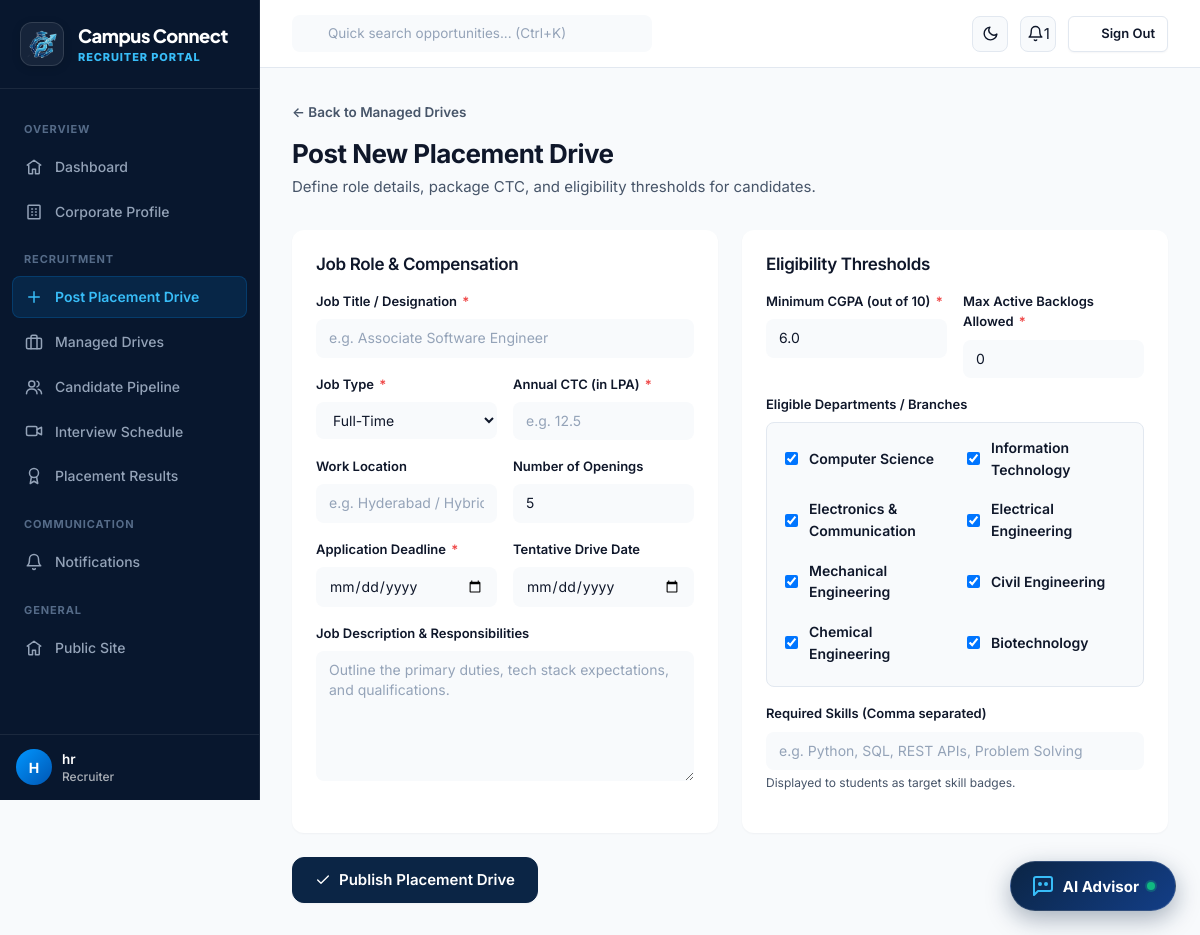
Page /recruiter/drives/create (signed in) on the committed database.
### tables this page shows
CREATE TABLE users (
    id INTEGER PRIMARY KEY AUTOINCREMENT,
    email VARCHAR(255) NOT NULL UNIQUE,
    password_hash VARCHAR(255) NOT NULL,
    role VARCHAR(20) NOT NULL CHECK(role IN ('student','admin','recruiter')),
    is_active INTEGER NOT NULL DEFAULT 1,
    created_at TIMESTAMP NOT NULL DEFAULT CURRENT_TIMESTAMP
);

### routes/recruiter_routes.py (the view, shortened to what this page needs)
@bp.route("/drives/create", methods=["GET", "POST"])
def create_drive():
    company = _require_approved()
    if not company["approved"]:
        return render_template("recruiter/pending_approval.html", company=company)
    return render_template("recruiter/create_drive.html", departments=DEPARTMENTS, job_types=JOB_TYPES, form={})

### auth.py (called while the page is built)
def load_logged_in_user():
    user_id = session.get("user_id")
    if user_id is None:
        g.user = None
    else:
        g.user = query("SELECT * FROM users WHERE id = ?", (user_id,), one=True)

def role_required(*roles):
    def decorator(view):
        @functools.wraps(view)
        def wrapped(*args, **kwargs):
            if g.user is None:
                flash("Please log in to continue.", "warning")
                return redirect(url_for("auth.login", next=request.path))
            if g.user["role"] not in roles:
                abort(403)
            return view(*args, **kwargs)
        return wrapped
    return decorator

def current_company():
    if g.user is None or g.user["role"] != "recruiter":
        return None
    return query("SELECT * FROM companies WHERE user_id = ?", (g.user["id"],), one=True)

def unread_notification_count(user_id):
    row = query(
        "SELECT COUNT(*) as c FROM notifications WHERE user_id = ? AND is_read = 0",
        (user_id,), one=True
    )
    return row["c"] if row else 0

### db.py (called while the page is built)
def get_db():
    if "db" not in g:
        g.db = sqlite3.connect(current_app.config["DATABASE_PATH"])
        g.db.row_factory = sqlite3.Row
        g.db.execute("PRAGMA foreign_keys = ON")
    return g.db

def query(sql, args=(), one=False):
    cur = get_db().execute(sql, args)
    rows = cur.fetchall()
    cur.close()
    return (rows[0] if rows else None) if one else rows

### routes/recruiter_routes.py (called while the page is built)
@bp.before_request
@role_required("recruiter")
def guard():
    pass

def _require_approved():
    company = current_company()
    if not company:
        abort(404)
    return company

### templates/recruiter/create_drive.html (shortened to what this page needs)
{% extends "base_dashboard.html" %}
{% from "_icons.html" import icon %}
{% block sidebar_nav %}{% include "recruiter/_sidebar.html" %}{% endblock %}
{% block content %}
<a href="{{ url_for('recruiter.my_drives') }}" class="text-sm font-semibold text-muted" style="display:inline-flex;align-items:center;gap:6px;margin-bottom:var(--space-4);">
  &larr; Back to Managed Drives
</a>
<div class="mb-8">
  <h1 class="h2" style="margin:0 0 var(--space-1);">{{ 'Edit Placement Drive' if drive else 'Post New Placement Drive' }}</h1>
  <p class="text-muted" style="margin:0;">Define role details, package CTC, and eligibility thresholds for candidates.</p>
</div>
<form method="POST">
  <div class="grid-2 mb-6">
    <div class="card">
      <h3 class="h4 mb-4">Job Role & Compensation</h3>
      <div class="form-group">
        <label class="form-label">Job Title / Designation <span class="required">*</span></label>
        <input type="text" name="title" value="{{ drive.title if drive else '' }}" placeholder="e.g. Associate Software Engineer" required>
      </div>
      <div class="form-row">
        <div class="form-group">
          <label class="form-label">Job Type <span class="required">*</span></label>
          <select name="job_type" required>
            {% for jt in job_types %}
            <option value="{{ jt }}" {{ 'selected' if drive and drive.job_type==jt }}>{{ jt }}</option>
            {% endfor %}
          </select>
        </div>
        <div class="form-group">
          <label class="form-label">Annual CTC (in LPA) <span class="required">*</span></label>
          <input type="number" step="0.1" name="ctc" value="{{ drive.ctc if drive else '' }}" placeholder="e.g. 12.5" required>
        </div>
      </div>
      <div class="form-row">
        <div class="form-group">
          <label class="form-label">Work Location</label>
          <input type="text" name="location" value="{{ drive.location if drive else '' }}" placeholder="e.g. Hyderabad / Hybrid / Remote">
        </div>
        <div class="form-group">
          <label class="form-label">Number of Openings</label>
          <input type="number" min="1" name="openings" value="{{ drive.openings if drive else 5 }}" required>
        </div>
      </div>
      <div class="form-row">
        <div class="form-group">
          <label class="form-label">Application Deadline <span class="required">*</span></label>
          <input type="date" name="deadline" value="{{ drive.deadline if drive else '' }}" required>
        </div>
        <div class="form-group">
          <label class="form-label">Tentative Drive Date</label>
          <input type="date" name="drive_date" value="{{ drive.drive_date if drive else '' }}">
        </div>
      </div>
      <div class="form-group">
        <label class="form-label">Job Description & Responsibilities</label>
        <textarea name="description" style="min-height:130px;" placeholder="Outline the primary duties, tech stack expectations, and qualifications.">{{ drive.description if drive else '' }}</textarea>
      </div>
    </div>
    <div class="card">
      <h3 class="h4 mb-4">Eligibility Thresholds</h3>
      <div class="form-row">
        <div class="form-group">
          <label class="form-label">Minimum CGPA (out of 10) <span class="required">*</span></label>
          <input type="number" step="0.01" min="0" max="10" name="min_cgpa" value="{{ drive.min_cgpa if drive else 6.0 }}" required>
        </div>
        <div class="form-group">
          <label class="form-label">Max Active Backlogs Allowed <span class="required">*</span></label>
          <input type="number" min="0" name="max_backlogs" value="{{ drive.max_backlogs if drive else 0 }}" required>
        </div>
      </div>
      <div class="form-group">
        <label class="form-label">Eligible Departments / Branches</label>
        <div class="checkbox-grid" style="background:var(--bg-surface-alt);padding:14px;border:1px solid var(--border-subtle);border-radius:var(--radius-md);">
          {% for d in departments %}
          <label class="checkbox-row">
            <input type="checkbox" name="branches" value="{{ d }}" {{ 'checked' if (not drive) or (drive and d in selected_branches) }}>
            <span>{{ d }}</span>
          </label>
          {% endfor %}
        </div>
      </div>
      <div class="form-group">
        <label class="form-label">Required Skills (Comma separated)</label>
        <input type="text" name="skills" value="{{ selected_skills if selected_skills is string else (selected_skills|join(', ') if selected_skills else '') }}" placeholder="e.g. Python, SQL, REST APIs, Problem Solving">
        <div class="form-hint">Displayed to students as target skill badges.</div>
      </div>
    </div>
  </div>
  <div>
    <button type="submit" class="btn btn-primary btn-lg">
      {{ icon('check', 16) }} {{ 'Update Placement Drive' if drive else 'Publish Placement Drive' }}
    </button>
  </div>
</form>
{% endblock %}

### templates/base_dashboard.html (shortened to what this page needs)
{% extends "base.html" %}
{% from "_icons.html" import icon %}
{% block body %}
<div class="app-shell app-layout">
  <aside class="sidebar app-sidebar" id="app-sidebar">
    <div class="sidebar-brand">
      <a href="{{ url_for('public.landing') }}" class="brand-lockup">
        <div class="brand-logo-wrap">
          <img src="{{ url_for('static', filename='images/logo.png') }}" alt="Campus Connect" class="brand-logo-img">
        </div>
        <div class="brand-text-block">
          <span class="brand-name">Campus Connect</span>
          <span class="brand-sub">{% if current_user %}{{ current_user.role|capitalize }} Portal{% else %}Portal{% endif %}</span>
        </div>
      </a>
    </div>
    <nav class="sidebar-nav">
      {% block sidebar_nav %}{% endblock %}
      <div class="sidebar-section-label">General</div>
      <a href="{{ url_for('public.landing') }}" class="sidebar-link">
        {{ icon('home', 18) }} Public Site
      </a>
    </nav>
        <div class="sidebar-footer">
      <div class="flex-align-center" style="gap:10px;">
        <div class="avatar" style="width:36px;height:36px;font-size:0.875rem;background:linear-gradient(135deg, #0096FF, #0056b3);color:#FFFFFF;flex-shrink:0;">
          {{ current_user.email[0]|upper if current_user else 'U' }}
        </div>
        <div style="overflow:hidden;flex:1;">
          <div class="font-semibold text-sm truncate" style="color:#FFFFFF;">
            {{ current_user.email.split('@')[0] if current_user else 'User' }}
          </div>
          <div class="text-xs font-medium" style="color:rgba(255,255,255,0.65);">
            {{ current_user.role|capitalize if current_user else 'Guest' }}
          </div>
        </div>
      </div>
    </div>
  </aside>
  <div class="main-col app-main">
    <header class="topbar app-topbar">
      <div class="topbar-left">
        <div class="topbar-search">
          <input type="text" placeholder="Quick search opportunities... (Ctrl+K)" id="global-search-input" onclick="window.location.href='{{ url_for('public.jobs_hub') }}'">
        </div>
      </div>
      <div class="topbar-right">
        <button class="theme-toggle-btn" id="dashboard-theme-toggle" aria-label="Toggle Theme" title="Switch Theme">
          <span class="theme-icon-moon">{{ icon('moon', 17) }}</span>
        </button>
        {% if current_user %}
        <div class="topbar-notifications">
          <a href="{{ url_for(current_user.role ~ '.notifications') }}" class="topbar-notif-btn" aria-label="Notifications" title="Notifications">
            {{ icon('bell', 17) }}
            <span class="notif-badge" id="notif-badge" style="display: {{ 'flex' if unread_notif_count and unread_notif_count > 0 else 'none' }};">
              {{ unread_notif_count if unread_notif_count else '' }}
            </span>
          </a>
        </div>
        {% endif %}
        <a href="{{ url_for('auth.logout') }}" class="btn btn-outline btn-sm header-signout-btn" title="Sign Out">
          {{ icon('log-out', 14) }} <span>Sign Out</span>
        </a>
      </div>
    </header>
    <main class="page-content app-content">
      {% block content %}{% endblock %}
    </main>
  </div>
</div>
{% endblock %}

### rows in the picture
users: role "RECRUITER", email "H", email "hr", role "Recruiter"

### other values in the picture
{{ unread_notif_count if unread_notif_count else '' }} "1"
{{ 'Edit Placement Drive' if drive else 'Post New Placement Drive' }} "Post New Placement Drive"
{{ d }} "Computer Science" "Information Technology" "Electronics & Communication" "Electrical Engineering" "Mechanical Engineering" "Civil Engineering" "Chemical Engineering" "Biotechnology"
{{ 'Update Placement Drive' if drive else 'Publish Placement Drive' }} "Publish Placement Drive"
form field job_type "Full-Time"
